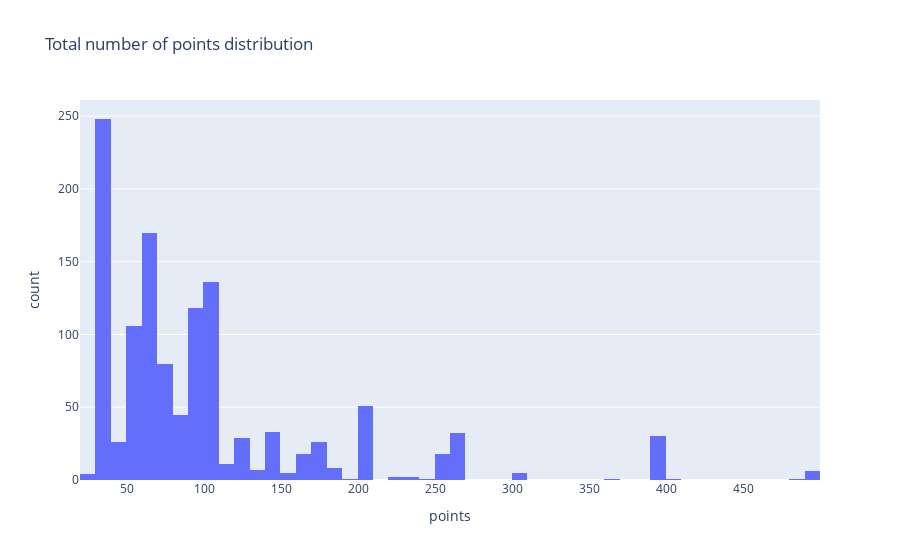

Here is the notebook cell this chart was saved with:
### Code cell
fig = px.histogram(airfoil_dataset, x="points", title="Total number of points distribution")
fig.show()

### Figure 1 — Plotly figure (JSON) as saved in the notebook; plotly's stock layout.template omitted (floating-point values rounded to 4 significant figures; data arrays with more than 128 entries replaced by an {"elided": "..."} marker saying what was removed)
{"data": [{"bingroup": "x", "hovertemplate": "points=%{x}<br>count=%{y}<extra></extra>", "legendgroup": "", "marker": {"color": "#636efa", "pattern": {"shape": ""}}, "name": "", "orientation": "v", "showlegend": false, "type": "histogram", "x": {"elided": "1221 int values"}, "xaxis": "x", "yaxis": "y"}], "layout": {"barmode": "relative", "legend": {"tracegroupgap": 0}, "title": {"text": "Total number of points distribution"}, "xaxis": {"anchor": "y", "domain": [0, 1], "title": {"text": "points"}}, "yaxis": {"anchor": "x", "domain": [0, 1], "title": {"text": "count"}}}}
